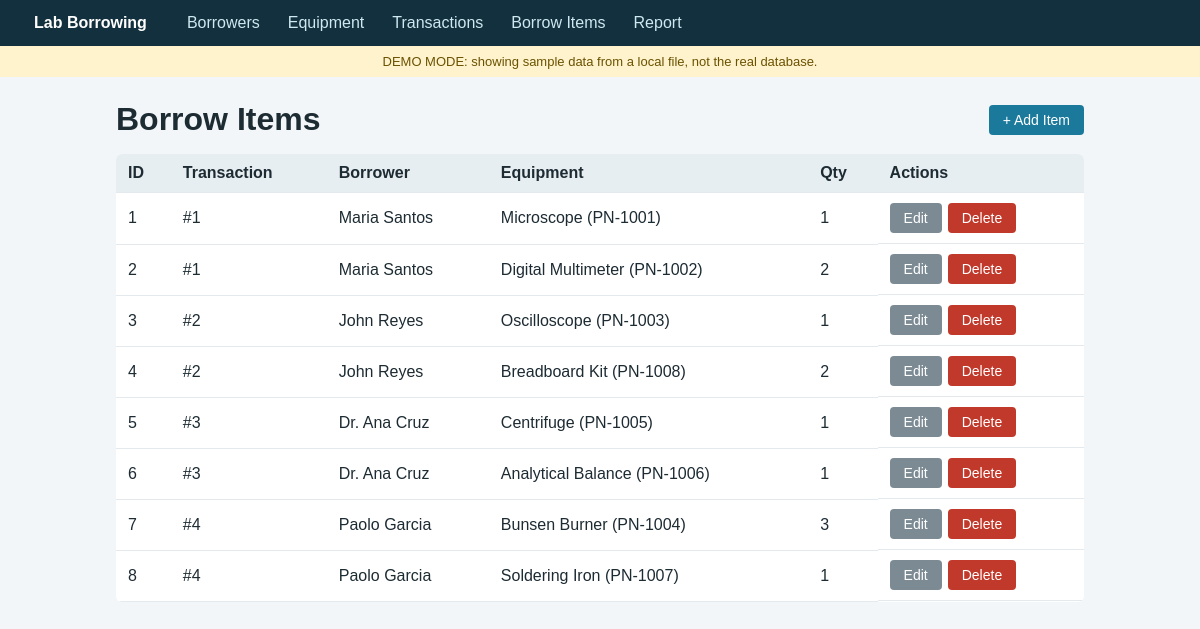
The page /items/index.php on the database its author committed.
### tables this page shows
CREATE TABLE borrow_items (
                borrow_item_id INTEGER PRIMARY KEY AUTOINCREMENT,
                borrow_id      INTEGER NOT NULL REFERENCES borrow_transactions(borrow_id),
                equipment_id   INTEGER NOT NULL REFERENCES equipment(equipment_id),
                quantity       INTEGER NOT NULL CHECK (quantity > 0),
                UNIQUE (borrow_id, equipment_id)
            );

CREATE TABLE borrowers (
                borrower_id   INTEGER PRIMARY KEY AUTOINCREMENT,
                borrower_no   TEXT NOT NULL UNIQUE,
                full_name     TEXT NOT NULL,
                borrower_type TEXT NOT NULL
            );

CREATE TABLE equipment (
                equipment_id       INTEGER PRIMARY KEY AUTOINCREMENT,
                property_no        TEXT NOT NULL UNIQUE,
                equipment_name     TEXT NOT NULL,
                quantity_available INTEGER NOT NULL CHECK (quantity_available >= 0)
            );

### includes/db.php (called while the page is built, shortened)
<?php
function db(): PDO {
    static $pdo = null;
    $c = config();
    if (!empty($c['demo_mode'])) {
        return $pdo = demo_db();
    }
    return $pdo;
}
function demo_db(): PDO {
    $file = __DIR__ . '/../demo.sqlite';
    $pdo = new PDO('sqlite:' . $file, null, null, [
        PDO::ATTR_ERRMODE            => PDO::ERRMODE_EXCEPTION,
        PDO::ATTR_DEFAULT_FETCH_MODE => PDO::FETCH_ASSOC,
    ]);
    $pdo->exec('PRAGMA foreign_keys = ON');
    return $pdo;
}

### includes/helpers.php (called while the page is built, shortened)
<?php
function e($v): string {
    return htmlspecialchars((string)$v, ENT_QUOTES, 'UTF-8');
}

### items/index.php (the view, shortened to what this page needs)
<?php
$rows = db()->query(
    'SELECT i.borrow_item_id, i.borrow_id, i.quantity, b.full_name, e.equipment_name, e.property_no
     FROM borrow_items i
     JOIN borrow_transactions t ON t.borrow_id = i.borrow_id
     JOIN borrowers b ON b.borrower_id = t.borrower_id
     JOIN equipment e ON e.equipment_id = i.equipment_id
     ORDER BY i.borrow_item_id'
)->fetchAll();
include __DIR__ . '/../includes/header.php';
?>
<div class="toolbar"><h1>Borrow Items</h1><a class="btn" href="form.php">+ Add Item</a></div>
<div class="table-wrap"><table>
    <tr><th>ID</th><th>Transaction</th><th>Borrower</th><th>Equipment</th><th>Qty</th><th>Actions</th></tr>
    <?php foreach ($rows as $r): ?>
    <tr>
        <td><?= e($r['borrow_item_id']) ?></td>
        <td>#<?= e($r['borrow_id']) ?></td>
        <td><?= e($r['full_name']) ?></td>
        <td><?= e($r['equipment_name']) ?> (<?= e($r['property_no']) ?>)</td>
        <td><?= e($r['quantity']) ?></td>
        <td class="actions">
            <a class="btn gray" href="form.php?id=<?= (int)$r['borrow_item_id'] ?>">Edit</a>
            <form method="post" action="delete.php" onsubmit="return confirm('Delete this item?')">
                <button class="btn danger">Delete</button>
            </form>
        </td>
    </tr>
    <?php endforeach; if (!$rows): ?>
    <tr><td colspan="6" class="empty">No borrow items yet.</td></tr>
    <?php endif; ?>
</table></div>
<?php include __DIR__ . '/../includes/footer.php'; ?>

### assets/style.css (style rules this page uses)
* { box-sizing: border-box; }
body { margin: 0; font-family: Arial, Helvetica, sans-serif; background: #f3f6f8; color: #1d2b33; }
h1 { margin: 0; }
.toolbar { display: flex; justify-content: space-between; align-items: center; margin-bottom: 16px; }
table { width: 100%; border-collapse: collapse; background: #fff; border-radius: 6px; overflow: hidden; }
th, td { padding: 10px 12px; text-align: left; border-bottom: 1px solid #e3e9ed; }
th { background: #e7eef2; }
.table-wrap { overflow-x: auto; }
.btn { display: inline-block; padding: 7px 14px; border: 0; border-radius: 4px; background: #1b7a9c; color: #fff; text-decoration: none; cursor: pointer; font-size: 14px; }
.btn.danger { background: #c0392b; }
.btn.gray { background: #7b8a93; }
.actions { display: flex; gap: 6px; }
.actions form { margin: 0; }

### rows shown on the page
borrow_items: borrow_item_id "1", borrow "1", borrowers.full_name "Maria Santos", equipment.equipment_name "Microscope", equipment.property_no "PN-1001", quantity "1"
borrow_items: borrow_item_id "2", borrow "1", borrowers.full_name "Maria Santos", equipment.equipment_name "Digital Multimeter", equipment.property_no "PN-1002", quantity "2"
borrow_items: borrow_item_id "3", borrow "2", borrowers.full_name "John Reyes", equipment.equipment_name "Oscilloscope", equipment.property_no "PN-1003", quantity "1"
borrow_items: borrow_item_id "4", borrow "2", borrowers.full_name "John Reyes", equipment.equipment_name "Breadboard Kit", equipment.property_no "PN-1008", quantity "2"
borrow_items: borrow_item_id "5", borrow "3", borrowers.full_name "Dr. Ana Cruz", equipment.equipment_name "Centrifuge", equipment.property_no "PN-1005", quantity "1"
borrow_items: borrow_item_id "6", borrow "3", borrowers.full_name "Dr. Ana Cruz", equipment.equipment_name "Analytical Balance", equipment.property_no "PN-1006", quantity "1"
borrow_items: borrow_item_id "7", borrow "4", borrowers.full_name "Paolo Garcia", equipment.equipment_name "Bunsen Burner", equipment.property_no "PN-1004", quantity "3"
borrow_items: borrow_item_id "8", borrow "4", borrowers.full_name "Paolo Garcia", equipment.equipment_name "Soldering Iron", equipment.property_no "PN-1007", quantity "1"
